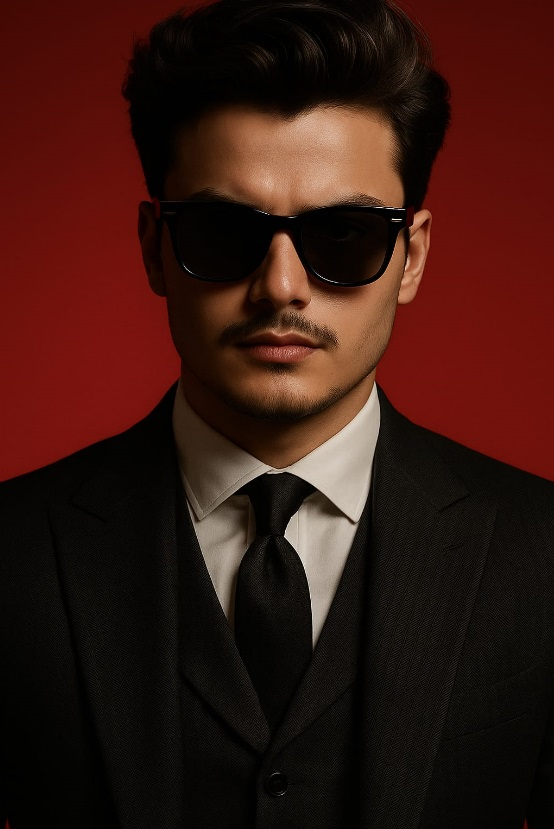
#> input picture Screenshot 2025-06-21 213420.png, 554 x 829 px, found by its file name
$ python flipping.py
#> lines starting #> are read from the running program, lines starting #| are printed output that depends on the picture
import cv2
import numpy as np

# Load image correctly
img = cv2.imread(r"C:\Users\Abhishek\OneDrive\Pictures\Screenshot 2025-06-21 213420.png")
#> img is the input picture: shape (829, 554, 3); mean B, G, R 17.2, 24, 55.5
if img is None:
    print("Image not found!")
    exit()

flippedhz = cv2.flip(img, 1)   # horizontal flip
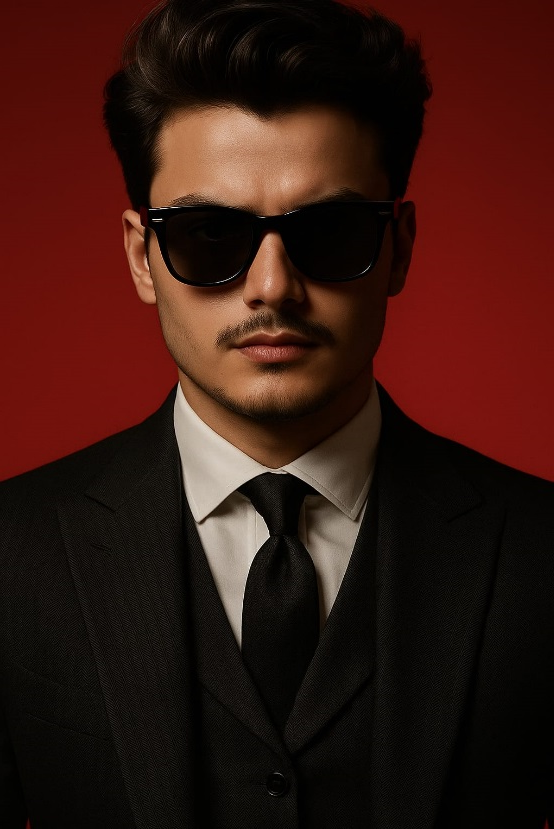
#> flippedhz: shape (829, 554, 3); mean B, G, R 17.2, 24, 55.5
flippedv = cv2.flip(img, 0)    # vertical flip
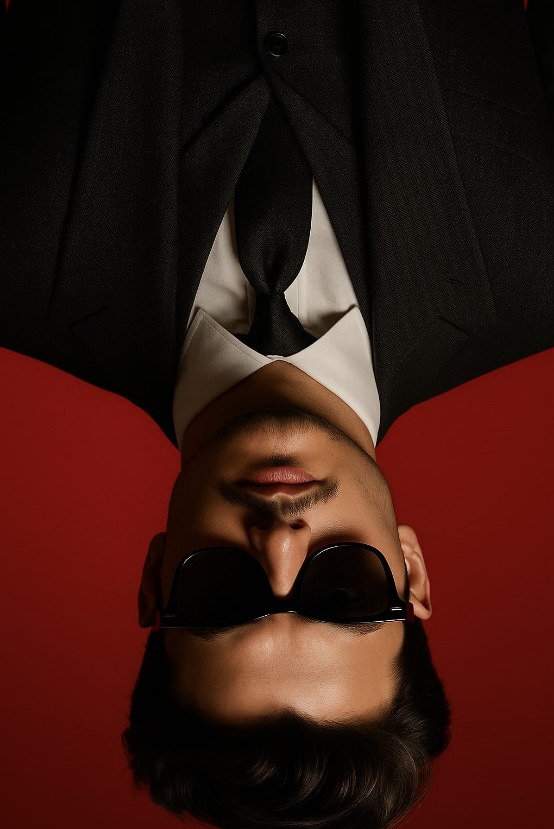
#> flippedv: shape (829, 554, 3); mean B, G, R 17.2, 24, 55.5
flippedboth = cv2.flip(img, -1)
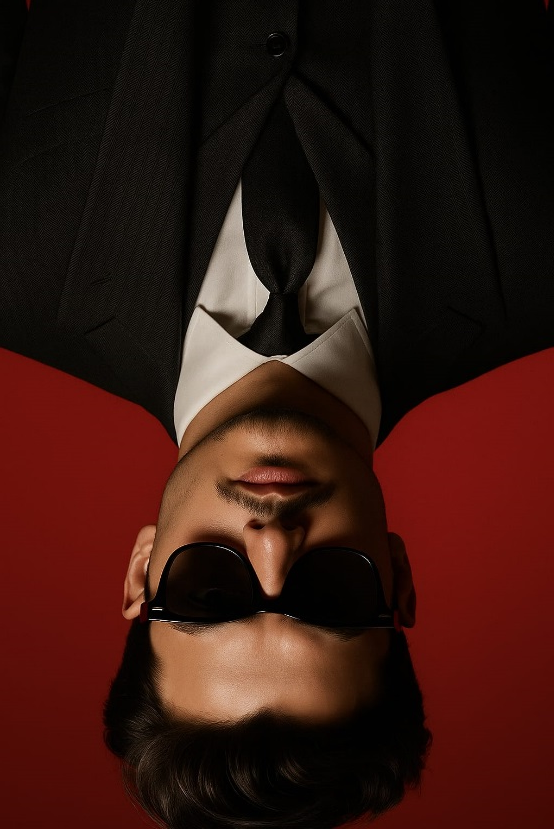
#> flippedboth: shape (829, 554, 3); mean B, G, R 17.2, 24, 55.5

cv2.imshow("original img", img)
cv2.imshow("flipped horizontal", flippedhz)
cv2.imshow("flipped vertical", flippedv)
cv2.imshow("flipped_both", flippedboth)

cv2.waitKey(0)
cv2.destroyAllWindows()
